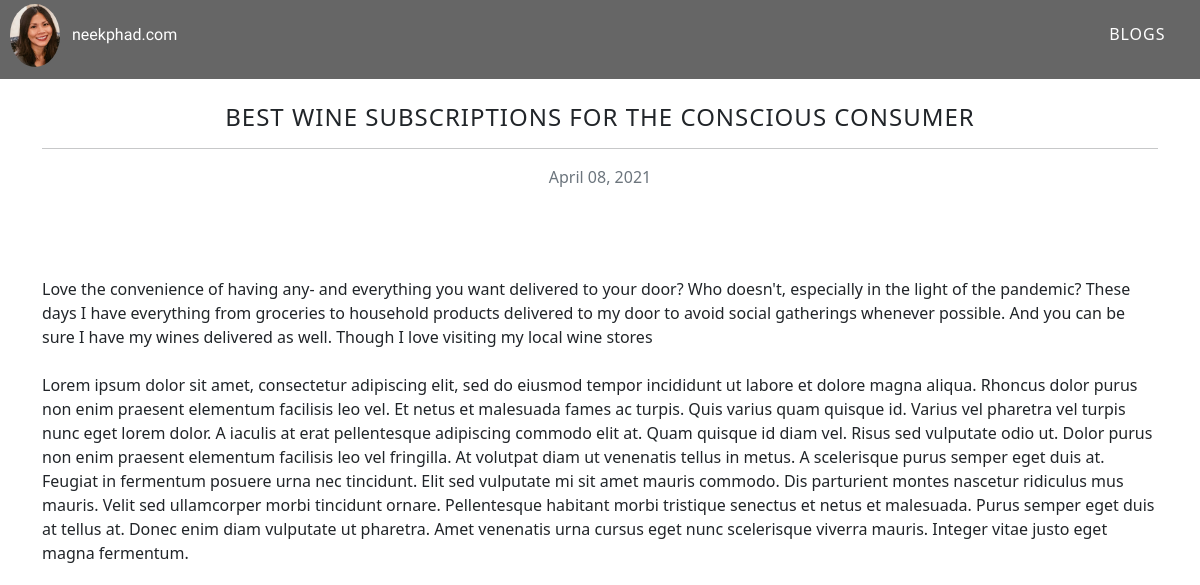
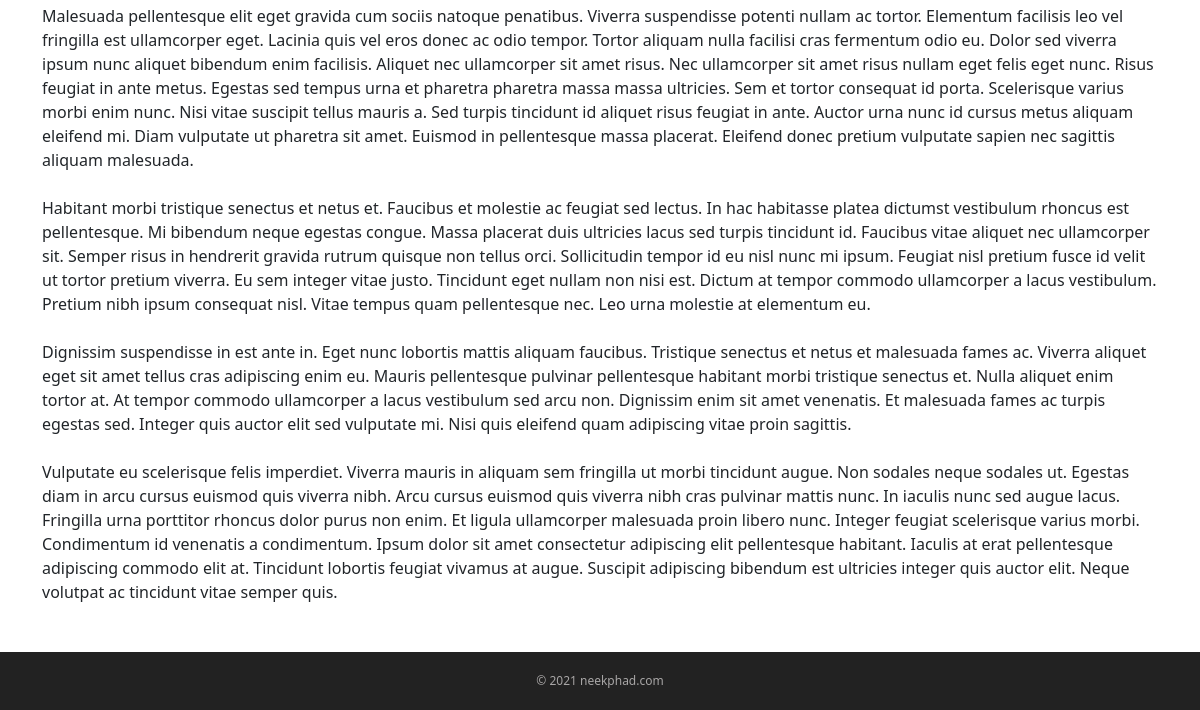
Before: /blog/5/best-wine-subscriptions-conscious-consumer/ with the older database file (2 pictures, top to bottom).
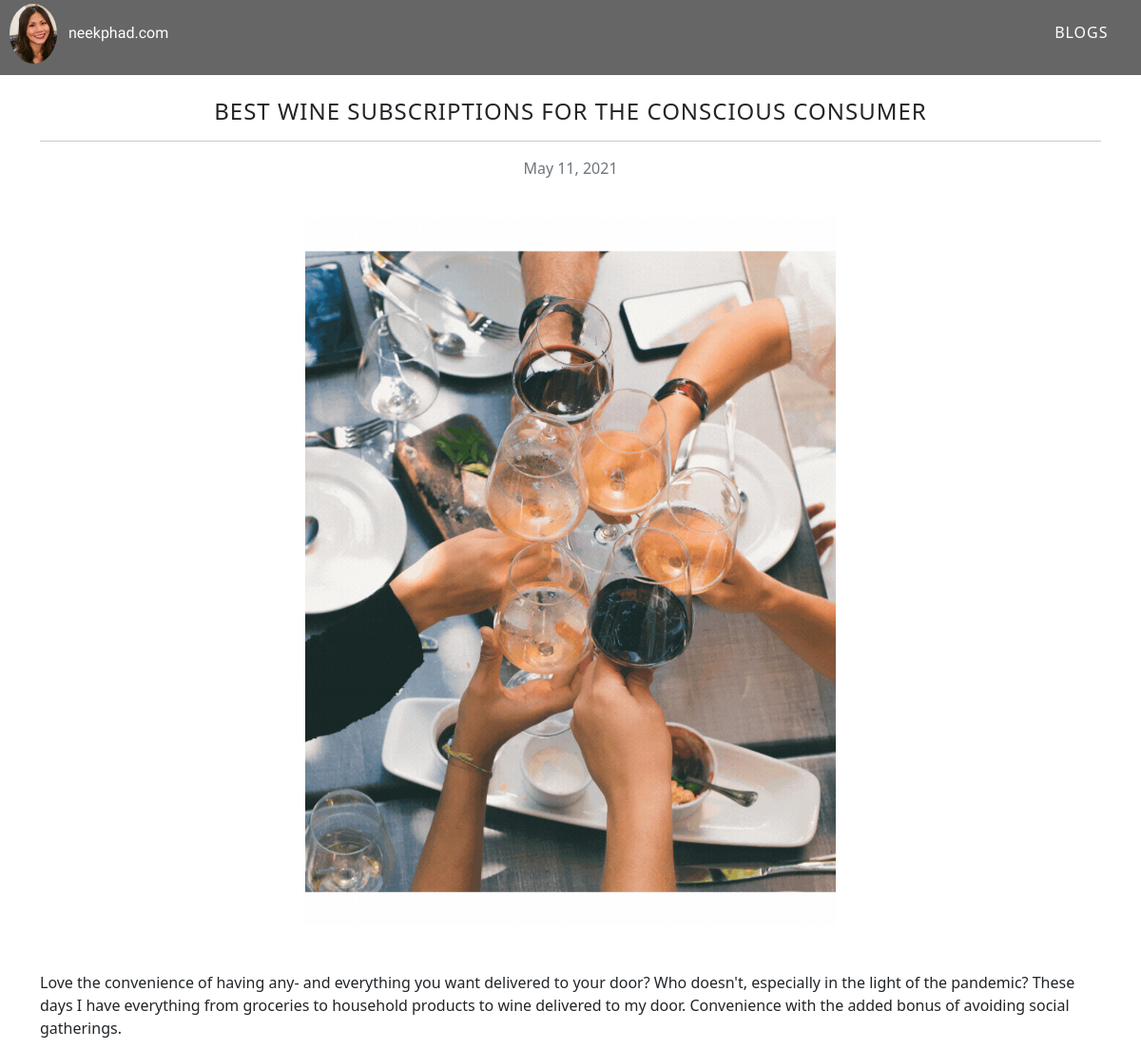
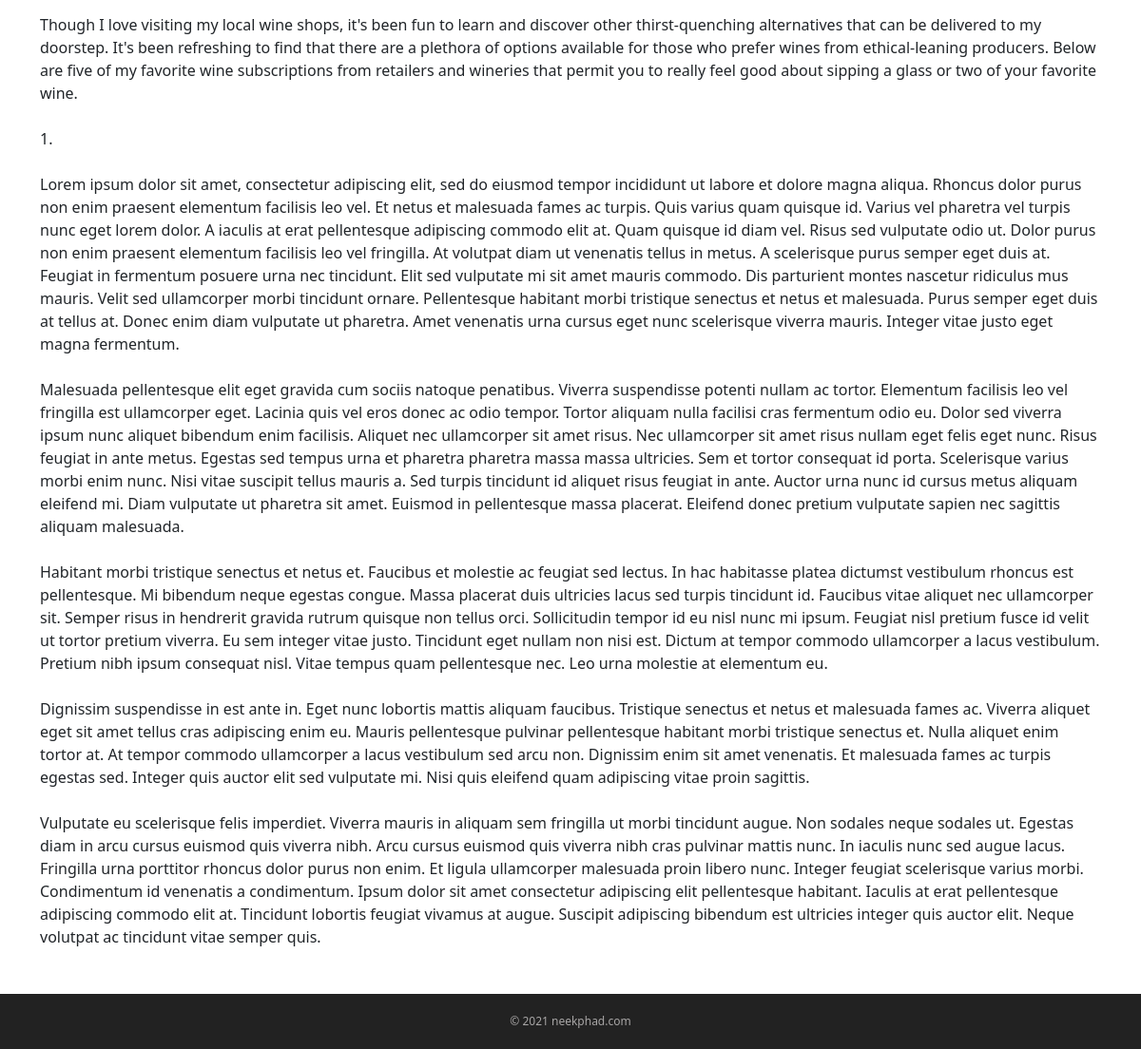
After: the same page with the newer database file (2 pictures, top to bottom).
### website/models.py (models this page shows, shortened)
class Blog(models.Model):
    title = models.CharField(max_length=200, blank=False)
    slug = models.SlugField(max_length=200, null=True, blank=False)
    description = models.TextField()
    date = models.DateField()
    image = models.ImageField(upload_to='images/', null=True, blank=True)
    url = models.URLField(blank=True)
    class Meta:
        ordering = ['-date']

### website/views.py (the view)
# urls.py: path('blog/<int:blog_id>/<slug:slug>/', views.blog_detail, name='blog_detail'),
def blog_detail(request, blog_id, slug):
    blog = get_object_or_404(Blog, pk=blog_id, slug=slug)
    return render(request, 'blog_detail.html', {'blog':blog})

### website/templates/blog_detail.html (shortened to what this page needs)
{% extends 'base.html' %}
{% load static %}
{% block content %}
<section>
<div class="container">
    <div class="row">
        <div class="col-md-12 mb-4 mt-4 center">
            <div class="blog-detail">
                <h4>{{ blog.title }}</h4>
                <hr>
                <p class="text-muted text-center">{{ blog.date|date:'F d, Y' }}</p>
                <br>
                {% if blog.image %}
                <img class="blog-detail-image" src="{{ blog.image.url }}">
                {% endif %}
                <br>
                <br>
                <p class="card-text">{{ blog.description|safe }}</p>
            </div>
            <br>
        </div>
    </div>
</div>
</section>
{% endblock %}

Changed rows visible on the page:
changed Blog "BEST WINE SUBSCRIPTIONS FOR THE CONSCIOUS CONSUMER": date "April 08, 2021" → "May 11, 2021"; image: picture added; description "…groceries to household products delivered to my door to avoid social gatherings whenever possible. And you can be sure I have my wines delivered as well. Though I love visiting my local wine stores Lorem ipsum dolor sit…" → "…groceries to household products to wine delivered to my door. Convenience with the added bonus of avoiding social gatherings. Though I love visiting my local wine shops, it's been fun to learn and discover other thirst-quenching alternatives that can be delivered to my doorstep. It's been refreshing to find that there are a plethora of options available for those who prefer wines from ethical-leaning producers. Below are five of my favorite wine subscriptions from retailers and wineries that permit you to really feel good about sipping a glass or two of your favorite wine. 1. Lorem ipsum dolor sit…"
